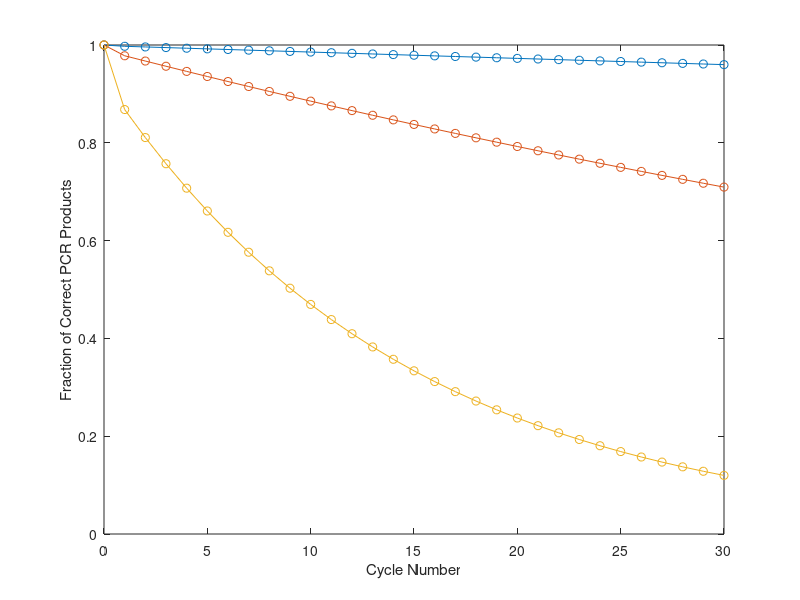

This figure's MATLAB source:
cycles = 30; % how many cycles of PCR to simulate?

% TODO: replace ? with a number
error_rates = [4.4 36.7 220] * 10^(-7) * 6000;


% such that this vector holds the error rates per DNA molecule per PCR cycle
%initial_dsDNA = 10^10;
initial_dsDNA = 10^10;

num_polmerases = length(error_rates);
cycle_num = 0:1:cycles; % start with cycle 0, then cycle 1, etc
frac_correct = ones(num_polmerases, cycles + 1); % a matrix where each row is a
% polymerase and each column is the fraction of correct products at a cycle

correct_dsDNA = zeros(num_polmerases, cycles); % a matrix where each row is a
% polymerase and each column is the number of correct dsDNA at a cycle
for i = 1:num_polmerases
    correct_dsDNA(i, 1) = initial_dsDNA;
end
incorrect_dsDNA = zeros(num_polmerases, cycles); % dsDNA with both strands being incorrect
half_correct_dsDNA = zeros(num_polmerases, cycles); % dsDNA with exactly one strand being incorrect rof

total_dsDNA = [];
total_dsDNA(1) = initial_dsDNA;
for i = 2:cycles+1

    total_dsDNA(i) = total_dsDNA(i-1)*2;

end

%num_mistakes = zeros(3,cycles+1);
for j = 2:(cycles+1) % iterate over cycles
    % At each cycle, dsDNA is melted into ssDNA and each undergoes replication.
    % A correct ssDNA might be the basis of making an incorrect ssDNA.
    % An incorrect ssDNA will be the basis of making an incorrect ssDNA.
    % Remember that we always have any ssDNA from the previous cycle.

    for i = 1:num_polmerases % iterate over polymerases
        error_r8 = error_rates(i);
      %  num_mistakes(i,j) = total_dsDNA(i)*error_rates(i);
       correct_ssDNA = correct_dsDNA(i,j-1)*2 + half_correct_dsDNA(i,j-1);
       incorrect_ssDNA = incorrect_dsDNA(i,j-1)*2 + half_correct_dsDNA(i,j-1);
       
       half_correct_dsDNA(i,j) = correct_ssDNA*error_r8;
       incorrect_dsDNA(i,j) = incorrect_ssDNA;
       correct_dsDNA(i,j) = (1-error_r8)*correct_ssDNA;
       frac_correct(i,j) = correct_dsDNA(i,j)/total_dsDNA(j);
        
    end
end

plot(cycle_num, frac_correct, 'o-') % plot the results
xlabel("Cycle Number")
ylabel("Fraction of Correct PCR Products")
% TODO: label axes
axis([0 cycles 0 1])